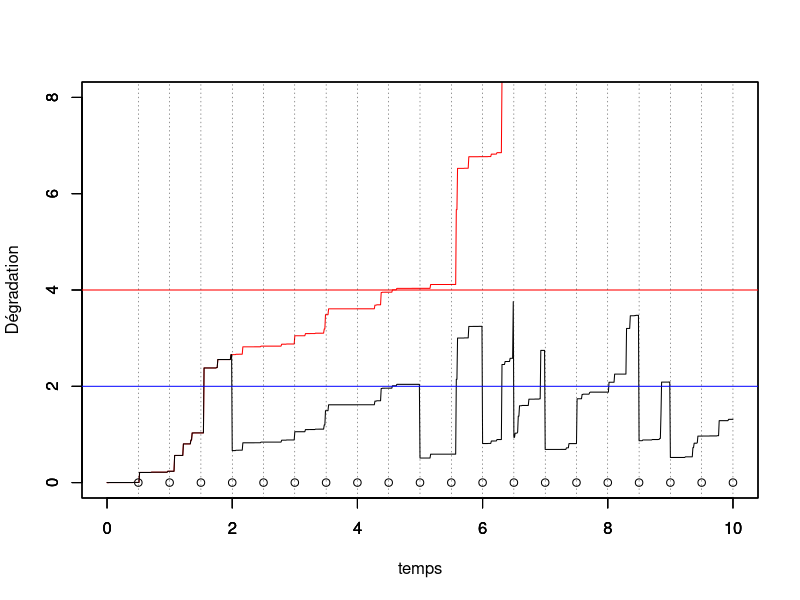

The R source for this figure:
rm(list=ls())
library(ggplot2)
library(tidyverse)

##################
##################
### PARAMETRES ###
##################
##################

set.seed(123)

tau <- 0.5 # intervalle inter-inspection
rho <- 0.75 # parametre ARDinf
L <- 2 # seuil pour MP
M <- 4 # seuil pout MC
tps.final <- 10 # fenêtre d'observation du processus

# Simulation d'un processus gamma jusqu'au temps final
pas <- 0.01 # pas de temps pour simuler le processus

alpha <- 1 # paramètre de forme de Gamma a = alpha (t)^beta
beta <- 1.2 # paramètre de forme  de Gamma
b <- 1   # paramètre d'échelle du Gamma
temps <- seq(from = 0,to = tps.final,by = pas)

id.newcycle <- FALSE # Initialisation du nb de cycle de renouvellement


n <- length(temps)

nb.inspections<- floor(tps.final/tau) # nombre d'inspections max pendant la fenêtre d'observation.
obs <- numeric(nb.inspections) # données observées (pendant les inspections)

##############################
##############################
### SIMULATION DES DONNEES ###
##############################
##############################

j <- 1 # indicateur prochaine inspection
j.newcycle <- 0 # identifier le j où nouveau cycle
nb.cycles <- 1 # compteur de cycles

x <- matrix(nrow=nb.inspections,ncol = n) # processus Gamma simulé, nb.lignes = nb.cycles
x[nb.cycles,1] <- 0     # initialisation du processus Gamma = 0 à t=0
for(i in 2:n){
  x[nb.cycles,i] <- x[nb.cycles,i-1] + rgamma(1,scale = b, shape = alpha*(temps[i]^beta)-temps[i-1]^beta)
}
y <- numeric(n) # processus Gamma maintenu
y[1] <- 0

while (j<=nb.inspections) {
  # boucle sur un cycle de renouvellement
  if (id.newcycle){
    # on resimule un x depuis 0
    x[nb.cycles,1]  <- 0     # initialisation du processus Gamma = 0 à t=0
    for(i in 2:n){
      x[nb.cycles,i]  <- x[nb.cycles,i-1] + rgamma(1,scale = b, shape = alpha*(temps[i]^beta)-temps[i-1]^beta)
    }
    id.newcycle <- FALSE
  }
  
  y[((j-1)*tau/pas+2):(j*(tau/pas)+1)] <- y[(j-1)*tau/pas+1]+ x[nb.cycles,((j-j.newcycle-1)*tau/pas+2):((j-j.newcycle)*(tau/pas)+1)]- x[nb.cycles,(j-j.newcycle-1)*tau/pas+1]
  
  obs[j] <- y[j*tau/pas+1] # état dégradation à l'inspection (t_j^-)
  
  if (obs[j] < L) {
    print("no action")
  } else {
    if (obs[j]<M) {
      # on écrase (ARD infini)
      y[j*tau/pas+1] <- (1-rho)*y[j*tau/pas+1] 
    } else {
      y[j*tau/pas+1]<-0
      id.newcycle <- TRUE
      j.newcycle <- j
      nb.cycles <- nb.cycles+1
    }
  }
  j <- j+1
}

##################
##################
### GRAPHIQUES ###  
##################
##################

DeltaImperf <- ((L <= obs) & (obs < M))
DeltaPerf <- (obs >= M)

temps.cycle<-c(0,tau*which(obs>M),tps.final)
indice.temps.cycle <- c(1,tau/pas*(which(obs>M))+1,length(temps))


for (k in 1:nb.cycles){
  plot(temps[indice.temps.cycle[k]:indice.temps.cycle[k+1]],x[k,1:(indice.temps.cycle[k+1]-indice.temps.cycle[k]+1)],col="red",type="l",ylim = c(0,2*M),xlim = c(0,tps.final),xlab="",ylab="")
  par(new=T)
}

plot(temps,y,type="l",ylim=c(0,2*M),xlim = c(0,tps.final),ylab="",xlab="")


par(new=T)
plot(tau*(1:nb.inspections),numeric(length = nb.inspections),ylim=c(0,2*M),type="p",xlim = c(0,tps.final),xlab = "temps",ylab="Dégradation")
abline(h=L,col="blue")
abline(h=M,col="red")
abline(v=tau*(1:nb.inspections), lty =3, col = grey(0.1), lwd = 0.45)


##################
##################
### ESTIMATION ###
##################
##################

obs <- c(0,obs)
Obs <- list()

idx <- which(DeltaPerf)
idx.start <- c(0,idx)
idx.end <- c(idx,nb.inspections)

for (i in 1:nb.cycles) {
  nb <- idx.end[i] - idx.start[i] +1
  aux_tps <- tau*(0:(idx.end[i] - idx.start[i]))
  aux_obs <- obs[1 + idx.start[i]:idx.end[i]]
  aux_obs[1] <- 0
  action <- vector(mode = "logical", length = nb)
  action[aux_obs >= L] <- TRUE 
  action[nb] <- FALSE
  Obs[[i]] <- data.frame(aux_tps, aux_obs, action)
  colnames(Obs[[i]]) <- c("tps", "obs", "action")
}
if (nrow(Obs[[nb.cycles]])==1) {
  Obs <- Obs[-nb.cycles]
  nb.cycles <- nb.cycles - 1
}

AccrObs <- data.frame()
for (i in 1:nb.cycles) {
  nb <- nrow(Obs[[i]])
  tps1 <- Obs[[i]]$tps[1:(nb-1)]
  tps2 <- Obs[[i]]$tps[2:nb]
  accr <- vector(mode = "numeric", length = nb-1)
  for (j in 2:nb) {
    if (!Obs[[i]]$action[j]) {
      accr[j-1] <- Obs[[i]]$obs[j] - Obs[[i]]$obs[j-1]
    } else {
      accr[j-1] <- Obs[[i]]$obs[j] - (1-rho)*Obs[[i]]$obs[j-1]
    }
  }
  aux <- data.frame(tps1, tps2, accr)
  AccrObs <- rbind(AccrObs, aux)
}

Log.Lik <- function(parms) {
  # Parameters
  alpha <- parms[1]
  beta <- parms[2]
  b <- parms[3]
  rho <- parms[4]
  # Pseudo-observations
  AccrObs <- data.frame()
  for (i in 1:nb.cycles) {
    nb <- nrow(Obs[[i]])
    tps1 <- Obs[[i]]$tps[1:(nb-1)]
    tps2 <- Obs[[i]]$tps[2:nb]
    accr <- vector(mode = "numeric", length = nb-1)
    for (j in 2:nb) {
      if (!Obs[[i]]$action[j-1]) {
        accr[j-1] <- Obs[[i]]$obs[j] - Obs[[i]]$obs[j-1]
      } else {
        accr[j-1] <- Obs[[i]]$obs[j] - (1-rho)*Obs[[i]]$obs[j-1]
      }
    }
    aux <- data.frame(tps1, tps2, accr)
    AccrObs <- rbind(AccrObs, aux)
  }
  # Computation of the likelihood
  nb.acc <- nrow(AccrObs)
  res <- vector(mode = "numeric", length = nb.acc)
  for (i in 1:nb.acc) {
    res[i] <- dgamma(x = AccrObs$accr[i], shape = alpha*AccrObs$tps2[i]^beta - alpha*AccrObs$tps1[i]^beta, scale = b, log = TRUE)
  }
  return(-sum(res))
}

parms <- c(alpha, beta, b, rho)
# optim(par = parms, fn = Log.Lik, method = "SANN")
# optim(par = parms, fn = Log.Lik, method = "L-BFGS-B", lower = rep(1e-1, 4), upper = c(2,2,2,1))

Eff <- NULL
for (i in 1:nb.cycles) {
  idx <- which(Obs[[i]]$action)
  if (length(idx)>0) {
    for (j in idx) {
      Eff <- c(Eff, (Obs[[i]]$obs[j] - Obs[[i]]$obs[j+1])/Obs[[i]]$obs[j])
    }    
  }
}
rho.estimate <- max(Eff)
